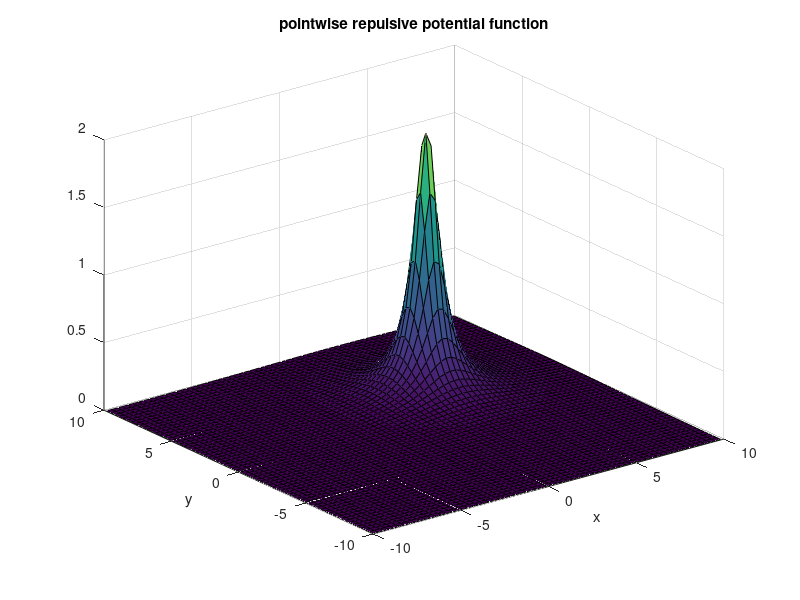

Recreate this plot in MATLAB.
%% funnel potential 
clear all; clc; close all

theta = pi/3;

R = [cos(theta), -sin(theta); sin(theta), cos(theta)];

H1 = R.'*[1,0;0,0]*R;
F1 = [1;0];


u = @(H,F,x,y,x0,y0) (x-x0).*(H(1,1).*(x-x0) + H(2,1).*(y-y0)) + (y-y0).*(H(1,2).*(x-x0) + H(2,2).*(y-y0)) ... 
    + F(1).*(x-x0) + F(2).*(y-y0);


[X,Y] = meshgrid(-10:0.5:10,-10:0.5:10);


Z = u(H1,F1,X,Y,0,0);

surf(X,Y,Z)
xlabel('x')
ylabel('y')


%% pointwise repulsive potential function
clear all; clc; close all


epsilon = 0.5;

u = @(x,y,x0,y0) ((x-x0).^2 + (y-y0).^2 + epsilon).^(-1);


[X,Y] = meshgrid(-10:0.3:10,-10:0.3:10);
Z = u(X,Y,3,3);


surf(X,Y,Z)
xlabel('x')
ylabel('y')
title('pointwise repulsive potential function')


